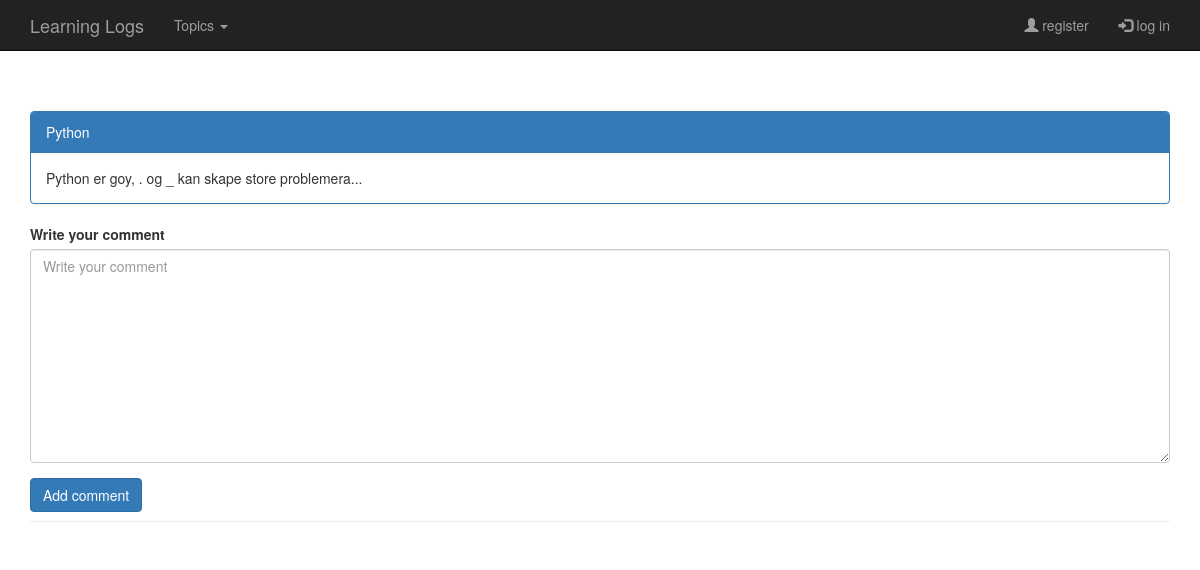
Screenshot of /new_comment/7/ with the database file from the repository.
### LearningLogs/models.py (models this page shows, shortened)
class Entry(models.Model):
    topic = models.ForeignKey(Topic)
    text = models.TextField()
    date_added = models.DateTimeField(auto_now_add=True)
    public = models.BooleanField(default=False)
    class Meta:
        verbose_name_plural = 'entries'
    def __unicode__(self):
        return self.text[:50] + "..."

class Topic(models.Model):
    text = models.CharField(max_length=200)
    slug = models.SlugField()
    date_added = models.DateTimeField(auto_now_add=True)
    owner = models.ForeignKey(User)
    def __unicode__(self):
        return self.text

### LearningLogs/views.py (the view, shortened to what this page needs)
# urls.py: url(r'^new_comment/(?P<entry_id>\d+)/$',views.new_comment, name='new_comment')
def new_comment(request, entry_id):
    entry = Entry.objects.get(id=entry_id)
    if request.method != 'POST':
        form = CommentForm()
    context =  {"entry":entry, "form":form}
    return render(request,'LearningLogs/new_comment.html',context)

### LearningLogs/forms.py
class CommentForm(forms.ModelForm):
    class Meta:
        model = Comments
        fields = ['text',]
        labels = {'text': 'Write your comment'}

### LearningLogs/context_processors.py (called while the page is built)
def add_variables_to_context(request):
    if request.user.is_authenticated():
        topic = Topic.objects.filter(owner=request.user)
    else:
        topic = []
    publicEntries = Entry.objects.filter(public=True)
    b = []
    publicTopics = []
    for a in publicEntries:
        if a.topic.text not in b:
            b.append(a.topic.text)
            publicTopics.append(a)
    return{"MenuTopics": topic, "publicTopics":publicTopics,}

### templates/LearningLogs/new_comment.html (shortened to what this page needs)
{% extends "LearningLogs/base.html" %}
{% load bootstrap3 %}
{% block header %}
    <div class="panel panel-primary">
    <div class="panel-heading">
        {{ entry.topic }}
    </div>
        <div class="panel-body">
            {{ entry }}
        </div>
    </div>
{% endblock header %}
{% block content %}
  <form action="{% url 'LearningLogs:new_comment' entry.id %}" method='post' class="form">
    {% bootstrap_form form %}
    {% buttons %}
    <button name='submit' class="btn btn-primary">Add comment</button>
  {% endbuttons %}
  </form>
{% endblock content %}

### rows the page displays
Entry: topic "Python", text "Python er goy, . og _ kan skape store problemera..."
